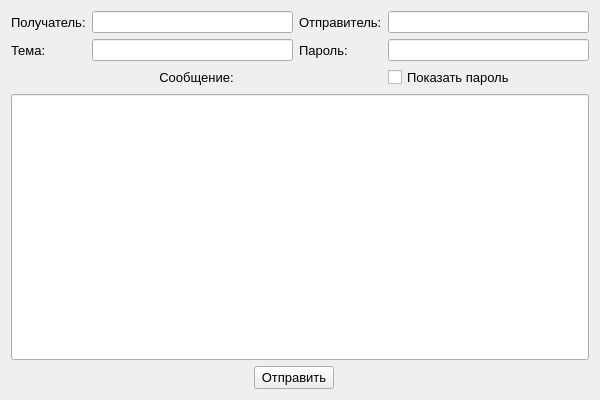
<?xml version="1.0" encoding="UTF-8"?>
<ui version="4.0">
 <class>Form</class>
 <widget class="QWidget" name="Form">
  <property name="geometry">
   <rect>
    <x>0</x>
    <y>0</y>
    <width>600</width>
    <height>400</height>
   </rect>
  </property>
  <property name="windowTitle">
   <string>Форма отправки отказа на почту</string>
  </property>
  <property name="windowIcon">
   <iconset>
    <normaloff>png/box.png</normaloff>png/box.png</iconset>
  </property>
  <layout class="QGridLayout" name="gridLayout_2">
   <item row="0" column="0">
    <layout class="QGridLayout" name="gridLayout">
     <item row="1" column="0">
      <widget class="QLabel" name="label">
       <property name="font">
        <font>
         <pointsize>10</pointsize>
        </font>
       </property>
       <property name="text">
        <string>Получатель:</string>
       </property>
      </widget>
     </item>
     <item row="5" column="0" colspan="4">
      <layout class="QHBoxLayout" name="horizontalLayout">
       <item>
        <spacer name="horizontalSpacer_2">
         <property name="orientation">
          <enum>Qt::Horizontal</enum>
         </property>
         <property name="sizeHint" stdset="0">
          <size>
           <width>40</width>
           <height>20</height>
          </size>
         </property>
        </spacer>
       </item>
       <item>
        <widget class="QPushButton" name="pushButton">
         <property name="font">
          <font>
           <pointsize>10</pointsize>
          </font>
         </property>
         <property name="text">
          <string>Отправить</string>
         </property>
        </widget>
       </item>
       <item>
        <widget class="QLabel" name="sentOrErrorLabel">
         <property name="text">
          <string/>
         </property>
        </widget>
       </item>
       <item>
        <spacer name="horizontalSpacer_3">
         <property name="orientation">
          <enum>Qt::Horizontal</enum>
         </property>
         <property name="sizeHint" stdset="0">
          <size>
           <width>40</width>
           <height>20</height>
          </size>
         </property>
        </spacer>
       </item>
      </layout>
     </item>
     <item row="1" column="2">
      <widget class="QLabel" name="label_5">
       <property name="font">
        <font>
         <pointsize>10</pointsize>
        </font>
       </property>
       <property name="text">
        <string>Отправитель:</string>
       </property>
      </widget>
     </item>
     <item row="2" column="3">
      <widget class="QLineEdit" name="passwordLineEdit"/>
     </item>
     <item row="3" column="0" colspan="3">
      <widget class="QLabel" name="label_6">
       <property name="font">
        <font>
         <pointsize>10</pointsize>
        </font>
       </property>
       <property name="text">
        <string>Сообщение:</string>
       </property>
       <property name="alignment">
        <set>Qt::AlignCenter</set>
       </property>
      </widget>
     </item>
     <item row="2" column="0">
      <widget class="QLabel" name="label_3">
       <property name="font">
        <font>
         <pointsize>10</pointsize>
        </font>
       </property>
       <property name="text">
        <string>Тема:</string>
       </property>
      </widget>
     </item>
     <item row="2" column="1">
      <widget class="QLineEdit" name="subjectLineEdit"/>
     </item>
     <item row="3" column="3">
      <widget class="QCheckBox" name="showPasswordBox">
       <property name="font">
        <font>
         <pointsize>10</pointsize>
        </font>
       </property>
       <property name="text">
        <string>Показать пароль</string>
       </property>
      </widget>
     </item>
     <item row="1" column="3">
      <widget class="QLineEdit" name="senderLineEdit"/>
     </item>
     <item row="2" column="2">
      <widget class="QLabel" name="label_4">
       <property name="font">
        <font>
         <pointsize>10</pointsize>
        </font>
       </property>
       <property name="text">
        <string>Пароль:</string>
       </property>
      </widget>
     </item>
     <item row="1" column="1">
      <widget class="QLineEdit" name="receiverLineEdit"/>
     </item>
     <item row="4" column="0" colspan="4">
      <widget class="QLineEdit" name="messageTextEdit">
       <property name="sizePolicy">
        <sizepolicy hsizetype="Expanding" vsizetype="Expanding">
         <horstretch>0</horstretch>
         <verstretch>0</verstretch>
        </sizepolicy>
       </property>
      </widget>
     </item>
    </layout>
   </item>
  </layout>
 </widget>
 <resources/>
 <connections/>
</ui>
